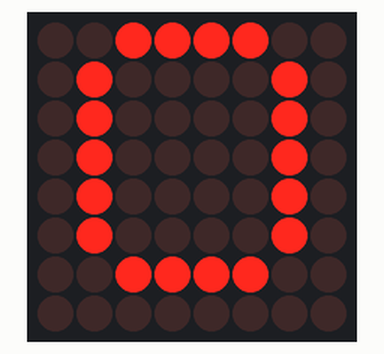
Bench run of a program on a simulated ESP32 board running MicroPython. Parts: 8×8 LED matrix. What the program prints to the serial console is not drawn.

Above: at 0.1 s.
At 1.1 s:
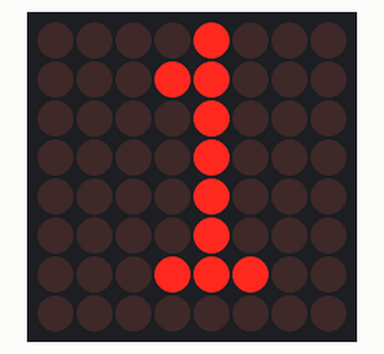
At 2.1 s:
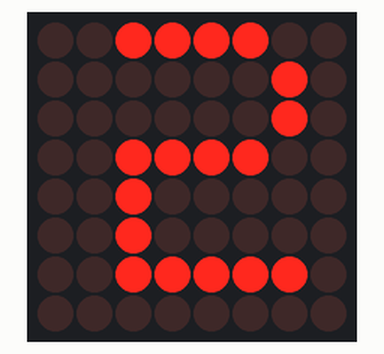
At 4.1 s:
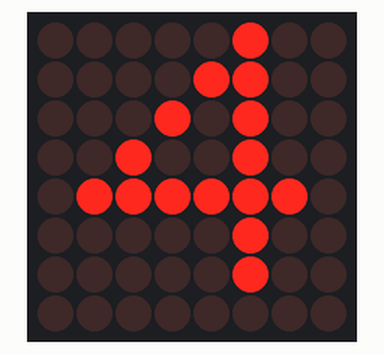
At 6.1 s:
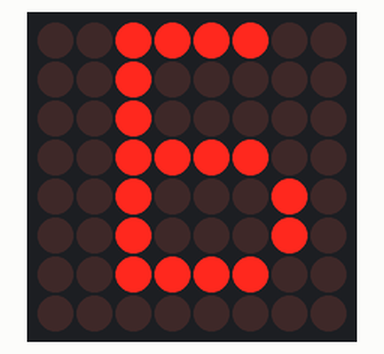
At 9.1 s:
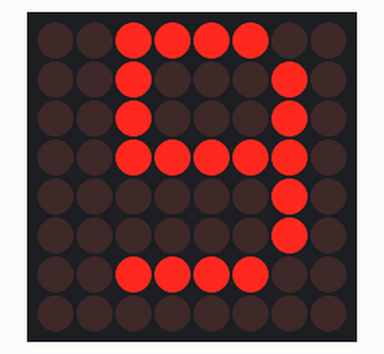

The program:

13-1.py
```python
# 實驗 #13-1： 8x8 LED點矩陣顯示模組顯示數字 (非阻塞式)
# 執行環境：MicroPython v1.24.0 on ESP32-DevKitC

import machine
import time

# --- MAX7219 硬體設定 ---
# 根據您的接線修改
SCK_PIN = 26  # CLK
MOSI_PIN = 33 # DIN
CS_PIN = 25   # CS

# --- 8x8 點矩陣字型資料 (數字 0-9) ---
# 每個數字由 8 個 byte 組成，每個 byte 代表矩陣的一列 (row)
# 可以在 https://xantorohara.github.io/led-matrix-editor/ 編輯器中自行設計
DIGITS = [
  bytearray([0x3c, 0x42, 0x42, 0x42, 0x42, 0x42, 0x3c, 0x00]),  # 0
  bytearray([0x08, 0x18, 0x08, 0x08, 0x08, 0x08, 0x1c, 0x00]),  # 1
  bytearray([0x3c, 0x02, 0x02, 0x3c, 0x20, 0x20, 0x3e, 0x00]),  # 2
  bytearray([0x3c, 0x02, 0x02, 0x1c, 0x02, 0x02, 0x3c, 0x00]),  # 3
  bytearray([0x04, 0x0c, 0x14, 0x24, 0x7e, 0x04, 0x04, 0x00]),  # 4
  bytearray([0x3e, 0x20, 0x20, 0x3c, 0x02, 0x02, 0x3c, 0x00]),  # 5
  bytearray([0x3c, 0x20, 0x20, 0x3c, 0x22, 0x22, 0x3c, 0x00]),  # 6
  bytearray([0x3e, 0x02, 0x04, 0x08, 0x10, 0x10, 0x10, 0x00]),  # 7
  bytearray([0x3c, 0x22, 0x22, 0x3c, 0x22, 0x22, 0x3c, 0x00]),  # 8
  bytearray([0x3c, 0x22, 0x22, 0x3e, 0x02, 0x02, 0x3c, 0x00])   # 9
]


class Matrix8x8:
    """
    一個簡單的 MAX7219 8x8 LED 點矩陣驅動類別
    """
    # MAX7219 指令集
    _NOOP = 0x00
    _DIGIT0 = 0x01
    _DECODE_MODE = 0x09
    _INTENSITY = 0x0A
    _SCAN_LIMIT = 0x0B
    _SHUTDOWN = 0x0C
    _DISPLAY_TEST = 0x0F

    def __init__(self, spi, cs):
        """
        初始化函式
        :param spi: machine.SPI 物件
        :param cs: machine.Pin 物件 (Chip Select)
        """
        self.spi = spi
        self.cs = cs
        self.cs.init(self.cs.OUT, True)  # 初始化 CS 腳位為輸出，並設為高電位
        self.init_display()

    def _write(self, command, data):
        """
        透過 SPI 傳送指令和資料到 MAX7219
        """
        self.cs(0)  # 致能晶片 (CS low)
        self.spi.write(bytearray([command, data]))
        self.cs(1)  # 禁能晶片 (CS high)

    def init_display(self):
        """
        初始化 MAX7219 晶片設定
        """
        self._write(self._DECODE_MODE, 0x00)     # 設定為非解碼模式
        self._write(self._SCAN_LIMIT, 0x07)      # 掃描限制：掃描所有8行
        self._write(self._INTENSITY, 0x07)       # 設定亮度 (0x00-0x0F)
        self._write(self._SHUTDOWN, 0x01)        # 進入正常運作模式 (從休眠喚醒)
        self._write(self._DISPLAY_TEST, 0x00)    # 關閉測試模式
        self.clear()                             # 清空螢幕

    def brightness(self, value):
        """
        設定螢幕亮度
        :param value: 亮度值 0 到 15
        """
        if 0 <= value <= 15:
            self._write(self._INTENSITY, value)

    def clear(self):
        """
        清除螢幕所有 LED
        """
        for i in range(8):
            self._write(self._DIGIT0 + i, 0x00)

    def show_char(self, char_data):
        """
        在矩陣上顯示一個字元圖案
        :param char_data: 一個包含8個 byte 的 bytearray
        """
        for i in range(8):
            # DIGIT0(0x01) 到 DIGIT7(0x08) 對應矩陣的 row 1 到 row 8
            self._write(self._DIGIT0 + i, char_data[i])


# --- 主程式 ---
def main():
    # 1. 初始化 SPI
    # ESP32 的 SPI(1) 預設腳位為 SCK=14, MOSI=13, MISO=12
    # 這裡我們使用自訂腳位，因此需要明確指定
    spi = machine.SPI(1, baudrate=10000000, polarity=0, phase=0,
                      sck=machine.Pin(SCK_PIN),
                      mosi=machine.Pin(MOSI_PIN))

    cs = machine.Pin(CS_PIN, machine.Pin.OUT)

    # 2. 建立 Matrix8x8 物件
    display = Matrix8x8(spi, cs)
    print("8x8 LED 點矩陣模組初始化完成。")

    # 3. 非阻塞式迴圈變數設定
    interval_ms = 1000  # 每個數字顯示 1000 毫秒 (1秒)
    last_update_time = time.ticks_ms()  # 記錄上次更新時間
    current_digit_index = 0

    # 4. 程式啟動時，先顯示第一個數字 (0)
    print(f"顯示數字: {current_digit_index}")
    display.show_char(DIGITS[current_digit_index])

    # 5. 主迴圈 (非阻塞式)
    while True:
        # 獲取當前時間
        current_time = time.ticks_ms()

        # 檢查距離上次更新是否已超過指定間隔
        # time.ticks_diff() 用於處理計時器溢位問題，比直接相減更安全
        if time.ticks_diff(current_time, last_update_time) >= interval_ms:
            # 更新時間戳
            last_update_time = current_time

            # 計算下一個要顯示的數字索引 (0-9 循環)
            current_digit_index = (current_digit_index + 1) % 10

            # 在矩陣上顯示新的數字
            print(f"顯示數字: {current_digit_index}")
            display.show_char(DIGITS[current_digit_index])

        # 在這裡可以執行其他非阻塞的任務，整個程式不會被卡住
        # 例如：檢查按鈕、讀取感測器等
        # time.sleep_ms(10) # 可以加入短暫延遲，降低 CPU 使用率，但非必要

# --- 執行主程式 ---
if __name__ == "__main__":
    main()
```

Measured:
- by itself, everything shown: repeats every 10.0 s, in 10 steps
- what the display in image 1 shows lasts 1.0 s, from 1.0 s to 2.0 s
